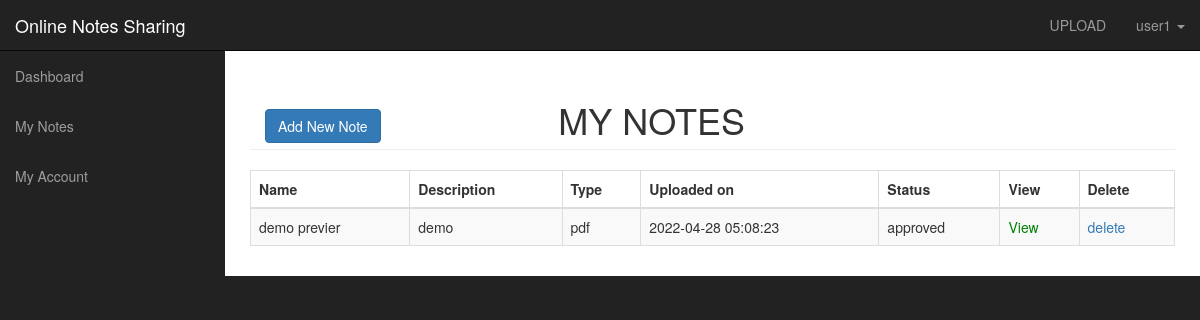
The app's page /dashboard/notes.php (signed in) with its own data.
### tables this page shows
CREATE TABLE `uploads` (
  `file_id` int(11) NOT NULL,
  `file_name` varchar(225) NOT NULL,
  `file_description` text NOT NULL,
  `file_type` varchar(225) NOT NULL,
  `file_uploader` varchar(225) NOT NULL,
  `file_uploaded_on` timestamp NOT NULL DEFAULT CURRENT_TIMESTAMP ON UPDATE CURRENT_TIMESTAMP,
  `file_uploaded_to` varchar(225) NOT NULL,
  `file` varchar(225) NOT NULL,
  `status` varchar(225) NOT NULL DEFAULT 'not approved yet'
);

### dashboard/notes.php (the view, shortened to what this page needs)
<?php include 'includes/adminheader.php';
?>
    <div id="wrapper">
       <?php include 'includes/adminnav.php';?>
        <div id="page-wrapper">
            <div class="container-fluid">
                <div class="row">
                    <div class="col-lg-12">
                        <h1 class="page-header">
                        <div class="col-xs-4">
            <a href="uploadnote.php" class="btn btn-primary">Add New Note</a>
            </div>
                         MY NOTES
                        </h1>
<div class="row">
<div class="col-lg-12">
        <div class="table-responsive">
<form action="" method="post">
            <table class="table table-bordered table-striped table-hover">
            <thead>
                    <tr>
                        <th>Name</th>
                        <th>Description</th>
                        <th>Type </th>
                        <th>Uploaded on</th>
                        <th>Status</th>
                        <th>View</th>
                        <th>Delete</th>
                    </tr>
                </thead>
                <tbody>
                 <?php
                 $currentuser = $_SESSION['username'];
$query = "SELECT * FROM uploads WHERE file_uploader= '$currentuser' ORDER BY file_uploaded_on DESC";
$run_query = mysqli_query($conn, $query) or die(mysqli_error($conn));
if (mysqli_num_rows($run_query) > 0) {
while ($row = mysqli_fetch_array($run_query)) {
    $file_id = $row['file_id'];
    $file_name = $row['file_name'];
    $file_description = $row['file_description'];
    $file_type = $row['file_type'];
    $file_date = $row['file_uploaded_on'];
    $file_status = $row['status'];
    $file = $row['file'];
    echo "<tr>";
    echo "<td>$file_name</td>";
    echo "<td>$file_description</td>";
    echo "<td>$file_type</td>";
    echo "<td>$file_date</td>";
    echo "<td>$file_status</td>";
    echo "<td><a href='allfiles/$file' target='_blank' style='color:green'>View </a></td>";
    echo "<td><a onClick=\"javascript: return confirm('Are you sure you want to delete this post?')\" href='?del=$file_id'><i class='fa fa-times' style='color: red;'></i>delete</a></td>";
    echo "</tr>";
}
}
else {
    echo "<script>alert('Not notes yet! Start uploading now');
    window.location.href= 'uploadnote.php';</script>";
}
?>
                </tbody>
            </table>
</form>
</div>
</div>
</div>
</body>
</html

### dashboard/css/sb-admin.css (style rules this page uses)
body { margin-top: 100px; background-color: #222; }
@media (min-width:768px) { body { margin-top: 50px; } }
#wrapper { padding-left: 0; }
#page-wrapper { width: 100%; padding: 0; background-color: #fff; }
@media (min-width:768px) { #wrapper { padding-left: 225px; } }
@media (min-width:768px) { #page-wrapper { padding: 10px; } }

### records on screen
uploads: file_name "demo previer", file_description "demo", file_type "pdf", file_uploaded_on "2022-04-28 05:08:23", status "approved"

### other values on screen
$_SESSION['name'] "user1"
